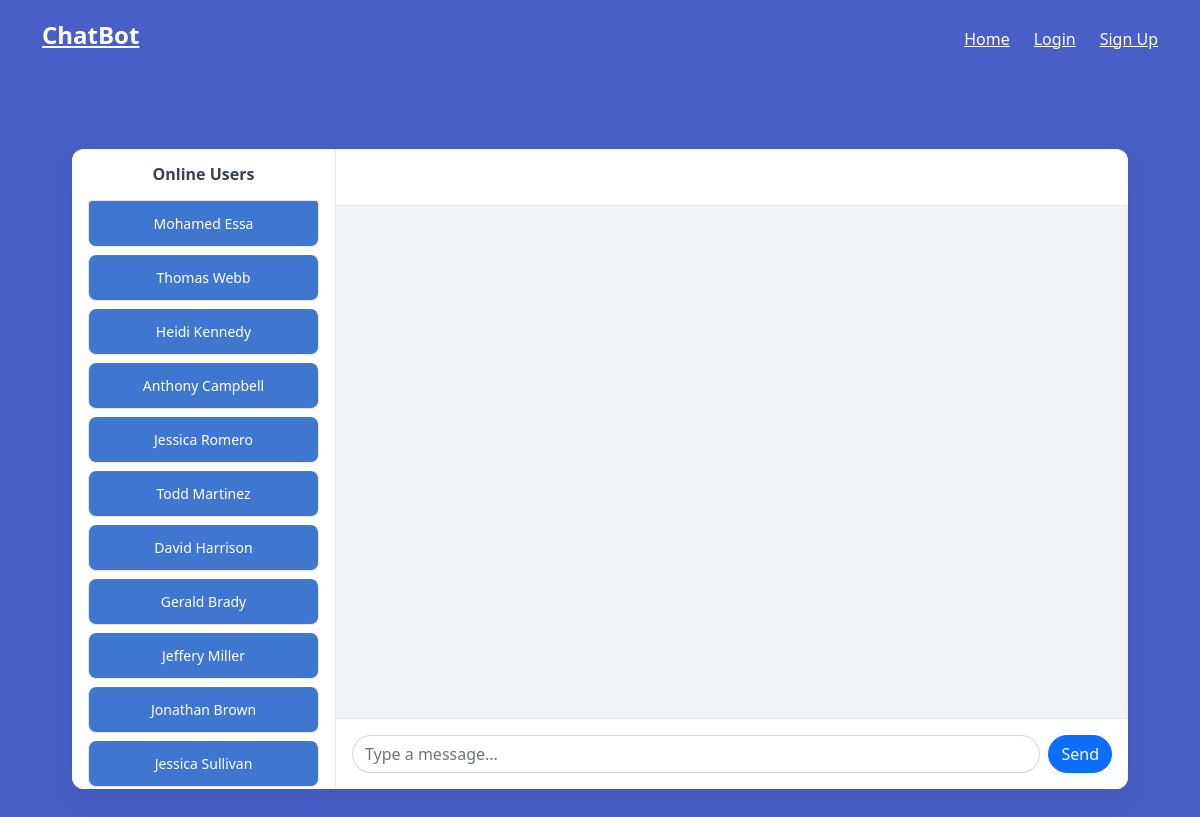
Page /chat/ on the committed database.
### src/models.py (models this page shows)
class User(db.Model, UserMixin):
    id = db.Column(db.Integer, primary_key=True)
    email = db.Column(db.String(100), unique=True, nullable=False)
    password = db.Column(db.String(200), nullable=False)  # store hashed passwords
    name = db.Column(db.String(200), nullable=False)
    created_at = db.Column(db.DateTime, default=datetime.utcnow)

### src/sockets.py (the view)
@chat.route('/')
def chathome():
    users = User.query.all()
    return render_template("chat.html", users=users)

### src/templates/chat.html (shortened to what this page needs)
{% extends "base.html" %}
{% block content %}
<div class="container py-4" x-data="chatApp({{ conversation.id if conversation else 'null' }}, {{ current_user.id }})">
  <div class="row chat-wrapper mx-auto">
    <div class="col-3 users-sidebar p-3">
      <h6 class="mb-3">Online Users</h6>
      <div class="list-group">
        {% for user in users %}
        {% if user.id != current_user.id %}
        <a href="{{ url_for('chat.chat_with', user_id=user.id) }}"
          class="list-group-item list-group-item-action {{ 'selected-user' if other_user and user.id == other_user.id else '' }}">
          {{ user.name }}
        </a>
        {% endif %}
        {% endfor %}
      </div>
    </div>
    <div class="col-9 d-flex flex-column p-0 h-100">
      <div class="chat-header px-4 py-3">
        <h5 class="mb-0">Global Chat</h5>
      </div>
      <div class="chat-body flex-grow-1" id="chat">
      </div>
      <div class="chat-input p-3">
        <div class="input-group">
          <input type="text" class="form-control rounded-pill" placeholder="Type a message..." x-model="message"
            @keydown.enter="sendMessage" />
          <button class="btn btn-primary rounded-pill ms-2" @click="sendMessage">
            Send
          </button>
        </div>
      </div>
    </div>
  </div>
</div>
{% endblock %}

### src/templates/chat.html (style rules this page uses)
.chat-wrapper { height: 80vh; background: #f8f9fa; border-radius: 12px; overflow: hidden; box-shadow: 0 10px 25px rgba(0, 0, 0, .08); display: flex; }
.col-9 { display: flex; flex-direction: column; overflow: hidden; }
.users-sidebar { background: #ffffff; border-right: 1px solid #e5e7eb; height: 100%; overflow-y: auto; }
.users-sidebar h6 { font-weight: 600; color: #374151; }
.chat-header { background: #ffffff; border-bottom: 1px solid #e5e7eb; }
.chat-body { background: #f1f5f9; padding: 15px; flex-grow: 1; overflow-y: auto; min-height: 0; }
.chat-input { border-top: 1px solid #e5e7eb; background: #ffffff; }
.list-group-item { border: 1px solid #e5e7eb; padding: 12px 16px; margin-bottom: 8px; font-size: 14px; }
.list-group-item { background: #3f76cf; border-radius: 8px; }

### rows in the picture
User: name "Mohamed Essa"
User: name "Thomas Webb"
User: name "Heidi Kennedy"
User: name "Anthony Campbell"
User: name "Jessica Romero"
User: name "Todd Martinez"
User: name "David Harrison"
User: name "Gerald Brady"
User: name "Jeffery Miller"
User: name "Jonathan Brown"
User: name "Jessica Sullivan"
